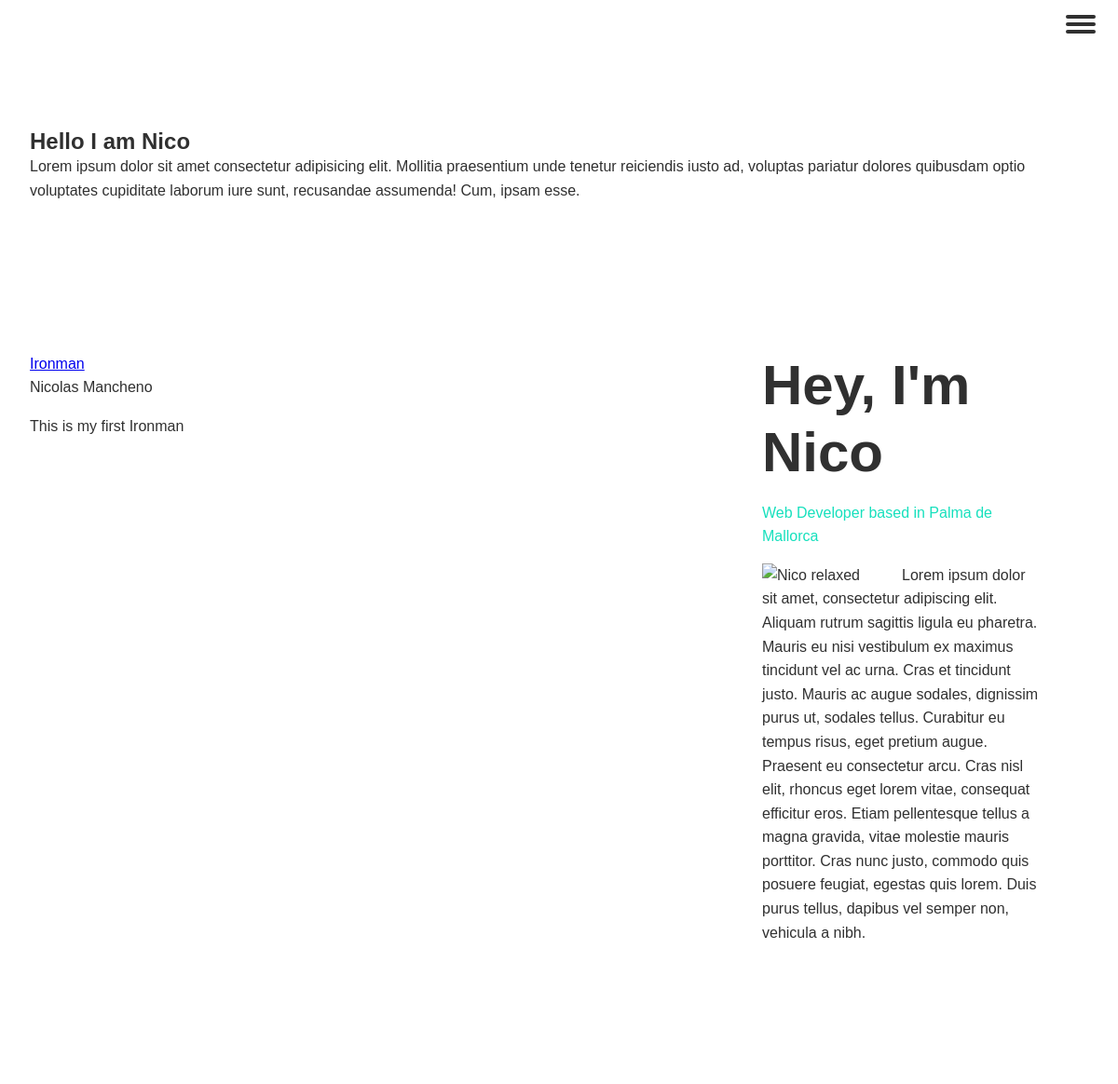
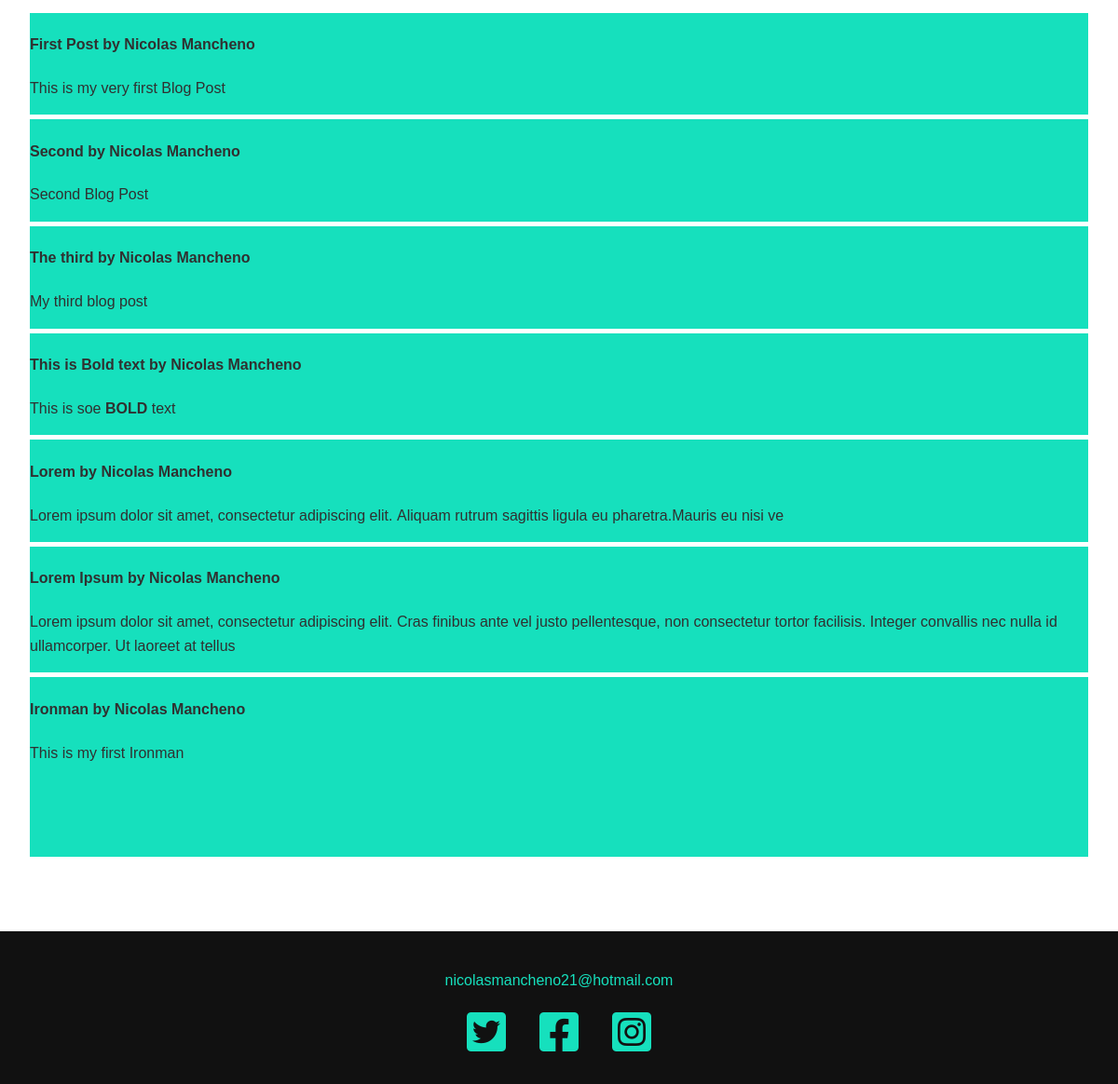
The page / on the database its author committed (2 pictures, top to bottom).
### Blog/models.py (models this page shows, shortened)
class Post(models.Model):
    title = models.CharField(max_length=255)
    header_image = models.ImageField(null=True, blank = True, upload_to="images/")
    author = models.ForeignKey(User, on_delete=models.CASCADE)
    body = RichTextField(blank=True, null= True)

### Blog/views.py (the view)
# urls.py: path("" , views.index, name="index"),
def index(request):
    return render(request, "home.html",{
        'posts': Post.objects.all
    })

### Blog/Templates/home.html (shortened to what this page needs)
{% extends "layout.html" %}
{% load static %}
{% block body %}
        <section>
            <div>
                <h3>Hello I am Nico</h3>
            </div>
            <div>
                Lorem ipsum dolor sit amet consectetur adipisicing elit.
                Mollitia praesentium unde tenetur reiciendis iusto ad,
                voluptas pariatur dolores quibusdam optio voluptates cupiditate laborum iure sunt,
                recusandae assumenda! Cum, ipsam esse.
            </div>
        </section>
        <div class="main-section">
            <section class="last-post">
               <a href="{% url 'blogpost' posts.last.id %}">{{posts.last.title}}</a><br>
                        {{posts.last.author.first_name}} {{posts.last.author.last_name}}<br>
                        {{posts.last.body | slice:":200" | safe }}
            </section>
            <section class="about-me" id="about">
                <h2 class="section_title section_title--about">Hey, I'm Nico</h2>
                <p class="section_subtitle section_subtitle--about">Web Developer based in Palma de Mallorca</p>
                <img src={% static "images/003.jpg" %} alt="Nico relaxed" class="about-me_image">
                <p>Lorem ipsum dolor sit amet, consectetur adipiscing elit. Aliquam rutrum sagittis ligula eu pharetra.
                    Mauris eu nisi vestibulum ex maximus tincidunt vel ac urna. Cras et tincidunt justo. Mauris ac augue
                    sodales, dignissim purus ut, sodales tellus. Curabitur eu tempus risus, eget pretium augue. Praesent eu
                    consectetur arcu. Cras nisl elit, rhoncus eget lorem vitae, consequat efficitur eros. Etiam pellentesque
                    tellus a magna gravida, vitae molestie mauris porttitor. Cras nunc justo, commodo quis posuere feugiat,
                    egestas quis lorem. Duis purus tellus, dapibus vel semper non, vehicula a nibh.</p>
            </section>
        </div>
        <section class="blog-posts">
            {% for post in posts %}
                <div class="post_item">
                    <h4>{{post.title}} by {{post.author.first_name}} {{post.author.last_name}}</h4>
                    <p>{{post.body | slice:":200" | safe }}</p>
                </div>
            {% endfor%}
        </section>
{% endblock %}

### Blog/Static/styles.css (style rules this page uses)
:root { --ff-primary: 'Source Sans Pro', sans-serif; --ff-secondary: 'Source Code Pro', monospace; --fw-reg: 300; --fw-bold: 900; --clr-light: #fff; --clr-dark: #303030; --clr-accent: #16e0bd; --fs-h1: 3rem; --fs-h2: 2.25rem; --fs-h3: 1.25rem; --fs-body: 1rem; --bs: 0.25em 025em 075em rgba(0, 0, 0, 0.25), 0.125m, .125em, 0.25em rgba(0, 0, 0, 0.15); }
@media (min-width: 800px) { :root { --fs-h1: 4.5rem; --fs-h2: 3.75rem; --fs-h3: 1.5rem; --fs-body: 1rem; } }
body { background: var(--clr-light); color: var(--clr-dark); margin: 0; font-family: var(--ff-primary); font-size: var(--fs-body); line-height: 1.6; }
section { padding: 5rem 2rem; }
strong { font-weight: var(--fw-bold); }
img { max-width: 100%; }
h1, h2, h3 { line-height: 1.2; margin: 0; }
h2 { font-size: var(--fs-h2); }
h3 { font-size: var(--fs-h3); }
.main-section { max-height: 800px; display: flex; justify-content: space-between; }
.last-post { flex-grow: 2; }
.about-me { max-width: 25%; margin: 0 50px; float: right; }
.about-me_image { width: 150px; box-shadow: var(--bs); float: left; }
.section_subtitle--about { color: var(--clr-accent); }
.blog-posts { display: grid; grid-template-columns: repeat(auto-fit, minmax(700px, 1fr)); grid-row-gap: 5px; grid-column-gap: 5px; }
.post_item { background: var(--clr-accent); overflow: hidden; }

### rows shown on the page
Post: last "Ironman", last.author.first_name "Nicolas", last.author.last_name "Mancheno", last.body "This is my first Ironman", title "Ironman", author.first_name "Nicolas", author.last_name "Mancheno", body "This is my first Ironman"
Post: title "First Post", author.first_name "Nicolas", author.last_name "Mancheno", body "This is my very first Blog Post"
Post: title "Second", author.first_name "Nicolas", author.last_name "Mancheno", body "Second Blog Post"
Post: title "The third", author.first_name "Nicolas", author.last_name "Mancheno", body "My third blog post"
Post: title "This is Bold text", author.first_name "Nicolas", author.last_name "Mancheno", body "This is soe BOLD text"
Post: title "Lorem", author.first_name "Nicolas", author.last_name "Mancheno", body "Lorem ipsum dolor sit amet, consectetur adipiscing elit. Aliquam rutrum sagittis ligula eu pharetra.Mauris eu nisi ve"
Post: title "Lorem Ipsum", author.first_name "Nicolas", author.last_name "Mancheno", body "Lorem ipsum dolor sit amet, consectetur adipiscing elit. Cras finibus ante vel justo pellentesque, non consectetur tortor facilisis. Integer convallis nec nulla id ullamcorper. Ut laoreet at tellus"
